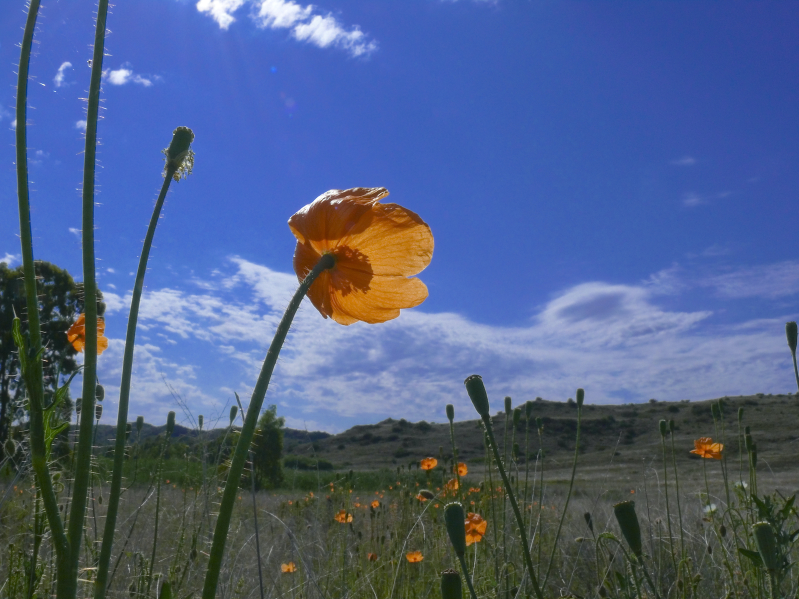
#> input picture image.jpg, 1598 x 1198 px (shown at 1/2 size)
$ python main.py
#> lines starting #> are read from the running program, lines starting #| are printed output that depends on the picture
# importing PIL.Image library and os library
from PIL import Image
import os
import random

# Deletes old created images if they exist
images = ["combinedFilters.jpg","invert.jpg","pixelsss.jpg","change.jpg","grey.jpg"]
for i in images:
  if os.path.exists(i):
    os.remove(i)

# Adds two blank lines before any output
print("\n\n")

# Opens image - upload a Local File into repl.it
img = Image.open('image.jpg')
#> img is the input picture: PIL image 1598x1198 RGB; mean R, G, B 78.3, 96, 134.9

# Rescale image size down, if original is too large
width = img.width
#> width = 1598
height = img.height
#> height = 1198
mwidth = width // 1000
#> mwidth = 1
mheight = height // 1000
#> mheight = 1
if mwidth > mheight:
  scale = mwidth
else:
  scale = mheight
#> scale = 1
if scale != 0:
  img = img.resize( (width // scale, height // scale) )

#Greyscale
def grey():
  pixels = img.getdata()
  new_pixels = []
  for p in pixels:
    new_pixels.append(p)
#> this loop made 1914404 passes
#> p on passes 1 to 3: (64, 103, 194), (62, 104, 190), (64, 101, 189)
#> after the loop, new_pixels = 1914404 items
  location = 0
  while location < len(new_pixels):
    p = new_pixels[location]
    # Splits color into red, green and blue components
    r = p[0]
    g = p[1]
    b = p[2]
    # Perform pixel manipulation and stores results
    # to a new red, green and blue components
    newr = (r + g + b) // 3
    newg = (r + g + b) // 3
    newb = (r + g + b) // 3
    new_pixels[location] = (newr, newg, newb)
    location = location + 1
#> this loop made 1914404 passes
#> (r, g, b, newr, newg, newb) on passes 1 to 3: (64, 103, 194, 120, 120, 120), (62, 104, 190, 118, 118, 118), (64, 101, 189, 118, 118, 118)
#> after the loop, location = 1914404
  newImage = Image.new("RGB", img.size)
#> newImage: PIL image 1598x1198 RGB; every value is 0
  # Assigns the pixel values to newImage
  newImage.putdata(new_pixels)
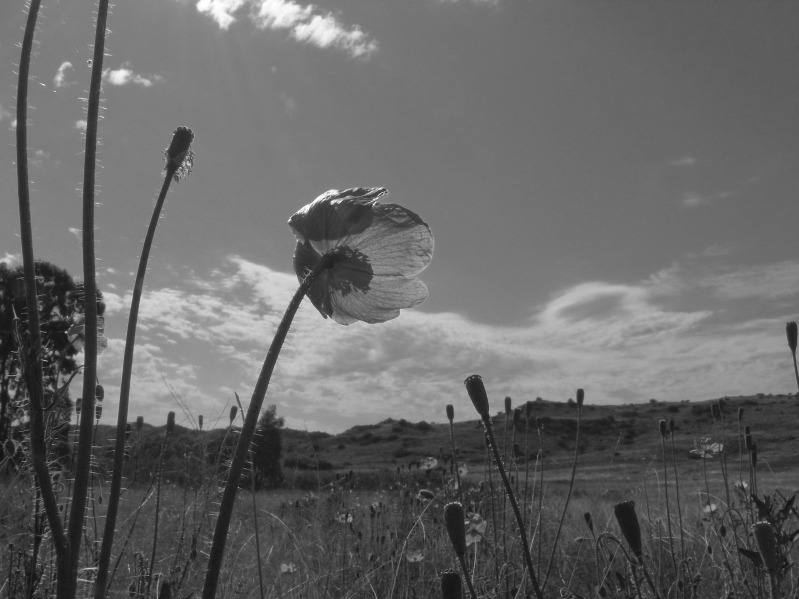
#> newImage: PIL image 1598x1198 RGB (shown at 1/2 size); min 11, max 255, mean 102.7
  return newImage


#Invert
def invert():
  pixels = img.getdata()
  new_pixels = []
  for p in pixels:
    new_pixels.append(p)
#> after the loop, new_pixels = 1914404 items
  location = 0
  while location < len(new_pixels):
    p = new_pixels[location]
    r = p[0]
    g = p[1]
    b = p[2]
    newr = 255 - r
    newg = 255 - g
    newb = 255 - b
    rand = random.randint(0,99)
    if rand < 80:
      new_pixels[location] = (newr, newg, newb)
    else:
      new_pixels[location] = (r, g, b)
    location = location + 1
#> this loop made 1914404 passes
#> (r, g, b, newr, newg, newb, rand) on passes 1 to 3: (64, 103, 194, 191, 152, 61, 49), (62, 104, 190, 193, 151, 65, 97), (64, 101, 189, 191, 154, 66, 53)
  newImage = Image.new("RGB", img.size)
  newImage.putdata(new_pixels)
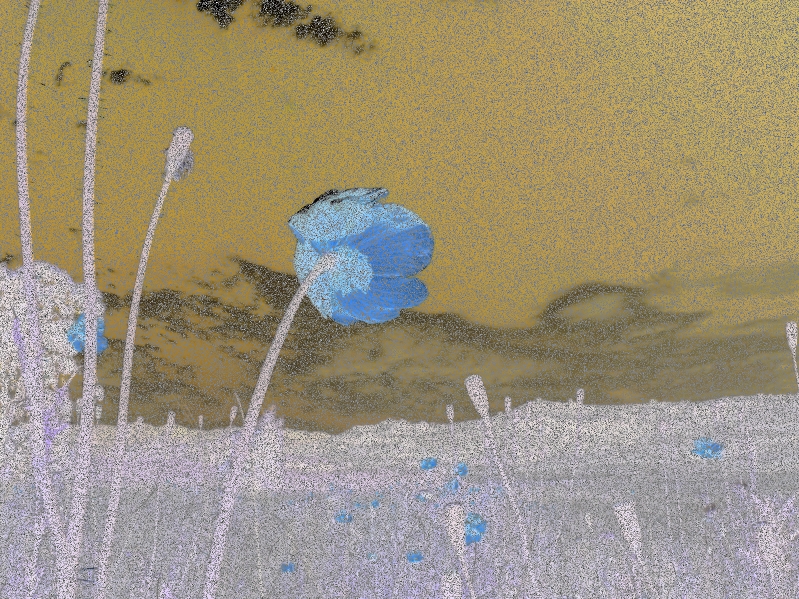
#> newImage: PIL image 1598x1198 RGB (shown at 1/2 size); mean R, G, B 157.1, 146.4, 123
  return newImage

#Pixelate
def pixelsss():
  pixels = img.getdata()
  new_pixels = []
  for p in pixels:
    new_pixels.append(p)

  pixelate = int(input("Enter pixelation level from 1 to 5: "))
#> the answer given: 1
  for i in range((img.width * img.height) // (pixelate * 4)):
    p = new_pixels[pixelate*4*i]
    for j in range(pixelate*4):
      new_pixels[pixelate * 4 * i + j] = p

  newImage = Image.new("RGB", img.size)
  newImage.putdata(new_pixels)
  return newImage

def change():
  pixels = img.getdata()
  new_pixels = []
  for p in pixels:
    new_pixels.append(p)

  red = int(input("R) Enter a number from 0 - 255: "))
#> the answer given: 3
  green = int(input("G) Enter a number from 0 - 255: "))
#> the answer given: 3
  blue = int(input("B) Enter a number from 0 - 255: "))
#> the answer given: 3

  location = 0
  while location < len(new_pixels):
    p = new_pixels[location]
    r = p[0]
    g = p[1]
    b = p[2]
    if r + red > 255:
      newr = 255
    else:
      newr = r + red
    if g + green > 255:
      newg = 255
    else:
      newg = g + green
    if b + blue > 255:
      newb = 255
    else:
      newb = b + blue
    new_pixels[location] = (newr, newg, newb)
    location = location + 1

  newImage = Image.new("RGB", img.size)
  newImage.putdata(new_pixels)
  return newImage

# Creates the four filter images
a = grey()
a.save("grey.jpg")
b = invert()
b.save("invert.jpg")
c = pixelsss()
c.save("pixelsss.jpg")
d = change()
d.save("change.jpg")

# Image filter names for use below
f1 = "invert"
f2 = "pixelsss"
f3 = "change"

# Apply multiple filters through prompts with the user
#> (the run stopped early here; a loop or call above may not have finished)
